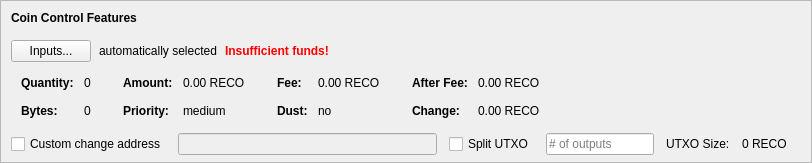
    <widget class="QFrame" name="frameCoinControl">
     <property name="sizePolicy">
      <sizepolicy hsizetype="Expanding" vsizetype="Expanding">
       <horstretch>0</horstretch>
       <verstretch>0</verstretch>
      </sizepolicy>
     </property>
     <property name="maximumSize">
      <size>
       <width>16777215</width>
       <height>16777215</height>
      </size>
     </property>
     <property name="frameShape">
      <enum>QFrame::StyledPanel</enum>
     </property>
     <property name="frameShadow">
      <enum>QFrame::Sunken</enum>
     </property>
     <layout class="QVBoxLayout" name="verticalLayoutCoinControl2">
      <property name="spacing">
       <number>0</number>
      </property>
      <property name="leftMargin">
       <number>0</number>
      </property>
      <property name="topMargin">
       <number>0</number>
      </property>
      <property name="rightMargin">
       <number>0</number>
      </property>
      <property name="bottomMargin">
       <number>6</number>
      </property>
      <item>
       <layout class="QVBoxLayout" name="verticalLayoutCoinControl" stretch="0,0,0,0,1">
        <property name="spacing">
         <number>0</number>
        </property>
        <property name="leftMargin">
         <number>10</number>
        </property>
        <property name="topMargin">
         <number>10</number>
        </property>
        <item>
         <layout class="QHBoxLayout" name="horizontalLayoutCoinControl1">
          <property name="bottomMargin">
           <number>15</number>
          </property>
          <item>
           <widget class="QLabel" name="labelCoinControlFeatures">
            <property name="sizePolicy">
             <sizepolicy hsizetype="Preferred" vsizetype="Maximum">
              <horstretch>0</horstretch>
              <verstretch>0</verstretch>
             </sizepolicy>
            </property>
            <property name="font">
             <font>
              <weight>75</weight>
              <bold>true</bold>
             </font>
            </property>
            <property name="styleSheet">
             <string notr="true">font-weight:bold;</string>
            </property>
            <property name="text">
             <string>Coin Control Features</string>
            </property>
           </widget>
          </item>
         </layout>
        </item>
        <item>
         <layout class="QHBoxLayout" name="horizontalLayoutCoinControl2" stretch="0,0,0,0">
          <property name="spacing">
           <number>8</number>
          </property>
          <property name="bottomMargin">
           <number>10</number>
          </property>
          <item>
           <widget class="QPushButton" name="pushButtonCoinControl">
            <property name="styleSheet">
             <string notr="true"/>
            </property>
            <property name="text">
             <string>Inputs...</string>
            </property>
            <property name="autoDefault">
             <bool>false</bool>
            </property>
           </widget>
          </item>
          <item>
           <widget class="QLabel" name="labelCoinControlAutomaticallySelected">
            <property name="text">
             <string>automatically selected</string>
            </property>
            <property name="margin">
             <number>5</number>
            </property>
           </widget>
          </item>
          <item>
           <widget class="QLabel" name="labelCoinControlInsuffFunds">
            <property name="font">
             <font>
              <weight>75</weight>
              <bold>true</bold>
             </font>
            </property>
            <property name="styleSheet">
             <string notr="true">color:red;font-weight:bold;</string>
            </property>
            <property name="text">
             <string>Insufficient funds!</string>
            </property>
            <property name="margin">
             <number>5</number>
            </property>
           </widget>
          </item>
          <item>
           <spacer name="horizontalSpacerCoinControl">
            <property name="orientation">
             <enum>Qt::Horizontal</enum>
            </property>
            <property name="sizeHint" stdset="0">
             <size>
              <width>40</width>
              <height>1</height>
             </size>
            </property>
           </spacer>
          </item>
         </layout>
        </item>
        <item>
         <widget class="QWidget" name="widgetCoinControl" native="true">
          <property name="sizePolicy">
           <sizepolicy hsizetype="Preferred" vsizetype="Preferred">
            <horstretch>0</horstretch>
            <verstretch>0</verstretch>
           </sizepolicy>
          </property>
          <property name="minimumSize">
           <size>
            <width>0</width>
            <height>0</height>
           </size>
          </property>
          <property name="styleSheet">
           <string notr="true"/>
          </property>
          <layout class="QHBoxLayout" name="horizontalLayoutCoinControl5">
           <property name="leftMargin">
            <number>0</number>
           </property>
           <property name="topMargin">
            <number>0</number>
           </property>
           <property name="rightMargin">
            <number>0</number>
           </property>
           <property name="bottomMargin">
            <number>0</number>
           </property>
           <item>
            <layout class="QHBoxLayout" name="horizontalLayoutCoinControl3" stretch="0,0,0,1">
             <property name="spacing">
              <number>20</number>
             </property>
             <property name="topMargin">
              <number>0</number>
             </property>
             <property name="bottomMargin">
              <number>10</number>
             </property>
             <item>
              <layout class="QFormLayout" name="formLayoutCoinControl1">
               <property name="horizontalSpacing">
                <number>10</number>
               </property>
               <property name="verticalSpacing">
                <number>14</number>
               </property>
               <property name="leftMargin">
                <number>10</number>
               </property>
               <property name="topMargin">
                <number>4</number>
               </property>
               <property name="rightMargin">
                <number>6</number>
               </property>
               <item row="0" column="0">
                <widget class="QLabel" name="labelCoinControlQuantityText">
                 <property name="font">
                  <font>
                   <weight>75</weight>
                   <bold>true</bold>
                  </font>
                 </property>
                 <property name="text">
                  <string>Quantity:</string>
                 </property>
                 <property name="margin">
                  <number>0</number>
                 </property>
                </widget>
               </item>
               <item row="0" column="1">
                <widget class="QLabel" name="labelCoinControlQuantity">
                 <property name="cursor">
                  <cursorShape>IBeamCursor</cursorShape>
                 </property>
                 <property name="contextMenuPolicy">
                  <enum>Qt::ActionsContextMenu</enum>
                 </property>
                 <property name="text">
                  <string notr="true">0</string>
                 </property>
                 <property name="margin">
                  <number>0</number>
                 </property>
                 <property name="textInteractionFlags">
                  <set>Qt::LinksAccessibleByMouse|Qt::TextSelectableByKeyboard|Qt::TextSelectableByMouse</set>
                 </property>
                </widget>
               </item>
               <item row="1" column="0">
                <widget class="QLabel" name="labelCoinControlBytesText">
                 <property name="font">
                  <font>
                   <weight>75</weight>
                   <bold>true</bold>
                  </font>
                 </property>
                 <property name="text">
                  <string>Bytes:</string>
                 </property>
                </widget>
               </item>
               <item row="1" column="1">
                <widget class="QLabel" name="labelCoinControlBytes">
                 <property name="cursor">
                  <cursorShape>IBeamCursor</cursorShape>
                 </property>
                 <property name="contextMenuPolicy">
                  <enum>Qt::ActionsContextMenu</enum>
                 </property>
                 <property name="text">
                  <string notr="true">0</string>
                 </property>
                 <property name="textInteractionFlags">
                  <set>Qt::LinksAccessibleByMouse|Qt::TextSelectableByKeyboard|Qt::TextSelectableByMouse</set>
                 </property>
                </widget>
               </item>
              </layout>
             </item>
             <item>
              <layout class="QFormLayout" name="formLayoutCoinControl2">
               <property name="horizontalSpacing">
                <number>10</number>
               </property>
               <property name="verticalSpacing">
                <number>14</number>
               </property>
               <property name="leftMargin">
                <number>6</number>
               </property>
               <property name="topMargin">
                <number>4</number>
               </property>
               <property name="rightMargin">
                <number>6</number>
               </property>
               <item row="0" column="0">
                <widget class="QLabel" name="labelCoinControlAmountText">
                 <property name="font">
                  <font>
                   <weight>75</weight>
                   <bold>true</bold>
                  </font>
                 </property>
                 <property name="text">
                  <string>Amount:</string>
                 </property>
                 <property name="margin">
                  <number>0</number>
                 </property>
                </widget>
               </item>
               <item row="0" column="1">
                <widget class="QLabel" name="labelCoinControlAmount">
                 <property name="cursor">
                  <cursorShape>IBeamCursor</cursorShape>
                 </property>
                 <property name="contextMenuPolicy">
                  <enum>Qt::ActionsContextMenu</enum>
                 </property>
                 <property name="text">
                  <string notr="true">0.00 RECO</string>
                 </property>
                 <property name="textInteractionFlags">
                  <set>Qt::LinksAccessibleByMouse|Qt::TextSelectableByKeyboard|Qt::TextSelectableByMouse</set>
                 </property>
                </widget>
               </item>
               <item row="1" column="0">
                <widget class="QLabel" name="labelCoinControlPriorityText">
                 <property name="font">
                  <font>
                   <weight>75</weight>
                   <bold>true</bold>
                  </font>
                 </property>
                 <property name="text">
                  <string>Priority:</string>
                 </property>
                </widget>
               </item>
               <item row="1" column="1">
                <widget class="QLabel" name="labelCoinControlPriority">
                 <property name="cursor">
                  <cursorShape>IBeamCursor</cursorShape>
                 </property>
                 <property name="contextMenuPolicy">
                  <enum>Qt::ActionsContextMenu</enum>
                 </property>
                 <property name="text">
                  <string>medium</string>
                 </property>
                 <property name="textInteractionFlags">
                  <set>Qt::LinksAccessibleByMouse|Qt::TextSelectableByKeyboard|Qt::TextSelectableByMouse</set>
                 </property>
                </widget>
               </item>
              </layout>
             </item>
             <item>
              <layout class="QFormLayout" name="formLayoutCoinControl3">
               <property name="horizontalSpacing">
                <number>10</number>
               </property>
               <property name="verticalSpacing">
                <number>14</number>
               </property>
               <property name="leftMargin">
                <number>6</number>
               </property>
               <property name="topMargin">
                <number>4</number>
               </property>
               <property name="rightMargin">
                <number>6</number>
               </property>
               <item row="0" column="0">
                <widget class="QLabel" name="labelCoinControlFeeText">
                 <property name="font">
                  <font>
                   <weight>75</weight>
                   <bold>true</bold>
                  </font>
                 </property>
                 <property name="text">
                  <string>Fee:</string>
                 </property>
                 <property name="margin">
                  <number>0</number>
                 </property>
                </widget>
               </item>
               <item row="0" column="1">
                <widget class="QLabel" name="labelCoinControlFee">
                 <property name="cursor">
                  <cursorShape>IBeamCursor</cursorShape>
                 </property>
                 <property name="contextMenuPolicy">
                  <enum>Qt::ActionsContextMenu</enum>
                 </property>
                 <property name="text">
                  <string notr="true">0.00 RECO</string>
                 </property>
                 <property name="textInteractionFlags">
                  <set>Qt::LinksAccessibleByMouse|Qt::TextSelectableByKeyboard|Qt::TextSelectableByMouse</set>
                 </property>
                </widget>
               </item>
               <item row="1" column="0">
                <widget class="QLabel" name="labelCoinControlLowOutputText">
                 <property name="font">
                  <font>
                   <weight>75</weight>
                   <bold>true</bold>
                  </font>
                 </property>
                 <property name="text">
                  <string>Dust:</string>
                 </property>
                </widget>
               </item>
               <item row="1" column="1">
                <widget class="QLabel" name="labelCoinControlLowOutput">
                 <property name="cursor">
                  <cursorShape>IBeamCursor</cursorShape>
                 </property>
                 <property name="contextMenuPolicy">
                  <enum>Qt::ActionsContextMenu</enum>
                 </property>
                 <property name="text">
                  <string>no</string>
                 </property>
                 <property name="textInteractionFlags">
                  <set>Qt::LinksAccessibleByMouse|Qt::TextSelectableByKeyboard|Qt::TextSelectableByMouse</set>
                 </property>
                </widget>
               </item>
              </layout>
             </item>
             <item>
              <layout class="QFormLayout" name="formLayoutCoinControl4">
               <property name="horizontalSpacing">
                <number>10</number>
               </property>
               <property name="verticalSpacing">
                <number>14</number>
               </property>
               <property name="leftMargin">
                <number>6</number>
               </property>
               <property name="topMargin">
                <number>4</number>
               </property>
               <property name="rightMargin">
                <number>6</number>
               </property>
               <item row="0" column="0">
                <widget class="QLabel" name="labelCoinControlAfterFeeText">
                 <property name="font">
                  <font>
                   <weight>75</weight>
                   <bold>true</bold>
                  </font>
                 </property>
                 <property name="text">
                  <string>After Fee:</string>
                 </property>
                 <property name="margin">
                  <number>0</number>
                 </property>
                </widget>
               </item>
               <item row="0" column="1">
                <widget class="QLabel" name="labelCoinControlAfterFee">
                 <property name="cursor">
                  <cursorShape>IBeamCursor</cursorShape>
                 </property>
                 <property name="contextMenuPolicy">
                  <enum>Qt::ActionsContextMenu</enum>
                 </property>
                 <property name="text">
                  <string notr="true">0.00 RECO</string>
                 </property>
                 <property name="textInteractionFlags">
                  <set>Qt::LinksAccessibleByMouse|Qt::TextSelectableByKeyboard|Qt::TextSelectableByMouse</set>
                 </property>
                </widget>
               </item>
               <item row="1" column="0">
                <widget class="QLabel" name="labelCoinControlChangeText">
                 <property name="font">
                  <font>
                   <weight>75</weight>
                   <bold>true</bold>
                  </font>
                 </property>
                 <property name="text">
                  <string>Change:</string>
                 </property>
                </widget>
               </item>
               <item row="1" column="1">
                <widget class="QLabel" name="labelCoinControlChange">
                 <property name="cursor">
                  <cursorShape>IBeamCursor</cursorShape>
                 </property>
                 <property name="contextMenuPolicy">
                  <enum>Qt::ActionsContextMenu</enum>
                 </property>
                 <property name="text">
                  <string notr="true">0.00 RECO</string>
                 </property>
                 <property name="textInteractionFlags">
                  <set>Qt::LinksAccessibleByMouse|Qt::TextSelectableByKeyboard|Qt::TextSelectableByMouse</set>
                 </property>
                </widget>
               </item>
              </layout>
             </item>
            </layout>
           </item>
          </layout>
         </widget>
        </item>
        <item>
         <layout class="QHBoxLayout" name="horizontalLayoutCoinControl4" stretch="0,0,0,0,0,0,0">
          <property name="spacing">
           <number>12</number>
          </property>
          <property name="sizeConstraint">
           <enum>QLayout::SetDefaultConstraint</enum>
          </property>
          <property name="topMargin">
           <number>5</number>
          </property>
          <property name="rightMargin">
           <number>5</number>
          </property>
          <item>
           <widget class="QCheckBox" name="checkBoxCoinControlChange">
            <property name="toolTip">
             <string>If this is activated, but the change address is empty or invalid, change will be sent to a newly generated address.</string>
            </property>
            <property name="text">
             <string>Custom change address</string>
            </property>
           </widget>
          </item>
          <item>
           <widget class="QValidatedLineEdit" name="lineEditCoinControlChange">
            <property name="enabled">
             <bool>false</bool>
            </property>
            <property name="sizePolicy">
             <sizepolicy hsizetype="Expanding" vsizetype="Fixed">
              <horstretch>0</horstretch>
              <verstretch>0</verstretch>
             </sizepolicy>
            </property>
           </widget>
          </item>
          <item>
           <widget class="QCheckBox" name="splitBlockCheckBox">
            <property name="text">
             <string>Split UTXO</string>
            </property>
           </widget>
          </item>
          <item>
           <widget class="QLineEdit" name="splitBlockLineEdit">
            <property name="sizePolicy">
             <sizepolicy hsizetype="Fixed" vsizetype="Fixed">
              <horstretch>50</horstretch>
              <verstretch>0</verstretch>
             </sizepolicy>
            </property>
            <property name="placeholderText">
             <string># of outputs</string>
            </property>
           </widget>
          </item>
          <item>
           <widget class="QLabel" name="labelBlockSizeText">
            <property name="text">
             <string>UTXO Size:</string>
            </property>
           </widget>
          </item>
          <item>
           <widget class="QLabel" name="labelBlockSize">
            <property name="text">
             <string>0 RECO</string>
            </property>
           </widget>
          </item>
          <item>
           <widget class="QLabel" name="labelCoinControlChangeLabel">
            <property name="sizePolicy">
             <sizepolicy hsizetype="Preferred" vsizetype="Expanding">
              <horstretch>0</horstretch>
              <verstretch>0</verstretch>
             </sizepolicy>
            </property>
            <property name="minimumSize">
             <size>
              <width>0</width>
              <height>0</height>
             </size>
            </property>
            <property name="text">
             <string/>
            </property>
            <property name="margin">
             <number>3</number>
            </property>
           </widget>
          </item>
         </layout>
        </item>
        <item>
         <spacer name="verticalSpacerCoinControl">
          <property name="orientation">
           <enum>Qt::Vertical</enum>
          </property>
          <property name="sizeHint" stdset="0">
           <size>
            <width>800</width>
            <height>1</height>
           </size>
          </property>
         </spacer>
        </item>
       </layout>
      </item>
     </layout>
    </widget>
